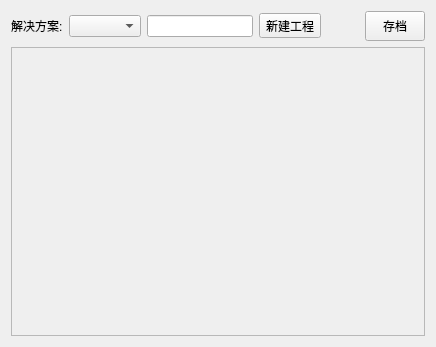
<?xml version="1.0" encoding="UTF-8"?>
<ui version="4.0">
 <class>SqlSaveSettingForm</class>
 <widget class="QWidget" name="SqlSaveSettingForm">
  <property name="geometry">
   <rect>
    <x>0</x>
    <y>0</y>
    <width>436</width>
    <height>347</height>
   </rect>
  </property>
  <property name="windowTitle">
   <string>SqlSaveSettingForm</string>
  </property>
  <layout class="QGridLayout" name="gridLayout">
   <item row="1" column="0">
    <widget class="QScrollArea" name="scrollArea">
     <property name="widgetResizable">
      <bool>true</bool>
     </property>
     <widget class="QWidget" name="scrollAreaWidgetContents">
      <property name="geometry">
       <rect>
        <x>0</x>
        <y>0</y>
        <width>422</width>
        <height>297</height>
       </rect>
      </property>
      <layout class="QGridLayout" name="gridLayout_2">
       <item row="0" column="0">
        <layout class="QVBoxLayout" name="verticalLayout_addgroup"/>
       </item>
      </layout>
     </widget>
    </widget>
   </item>
   <item row="0" column="0">
    <layout class="QHBoxLayout" name="horizontalLayout">
     <property name="topMargin">
      <number>0</number>
     </property>
     <item>
      <widget class="QLabel" name="label">
       <property name="text">
        <string>解决方案:</string>
       </property>
      </widget>
     </item>
     <item>
      <widget class="QComboBox" name="comboBox_pro"/>
     </item>
     <item>
      <widget class="QLineEdit" name="lineEdit_newpro"/>
     </item>
     <item>
      <widget class="QToolButton" name="toolButton_addnewpro">
       <property name="text">
        <string>新建工程</string>
       </property>
      </widget>
     </item>
     <item>
      <spacer name="horizontalSpacer">
       <property name="orientation">
        <enum>Qt::Horizontal</enum>
       </property>
       <property name="sizeHint" stdset="0">
        <size>
         <width>40</width>
         <height>20</height>
        </size>
       </property>
      </spacer>
     </item>
     <item>
      <widget class="QToolButton" name="toolButton_savedatasql">
       <property name="minimumSize">
        <size>
         <width>60</width>
         <height>30</height>
        </size>
       </property>
       <property name="text">
        <string>存档</string>
       </property>
      </widget>
     </item>
    </layout>
   </item>
  </layout>
 </widget>
 <layoutdefault spacing="6" margin="11"/>
 <resources/>
 <connections/>
</ui>
